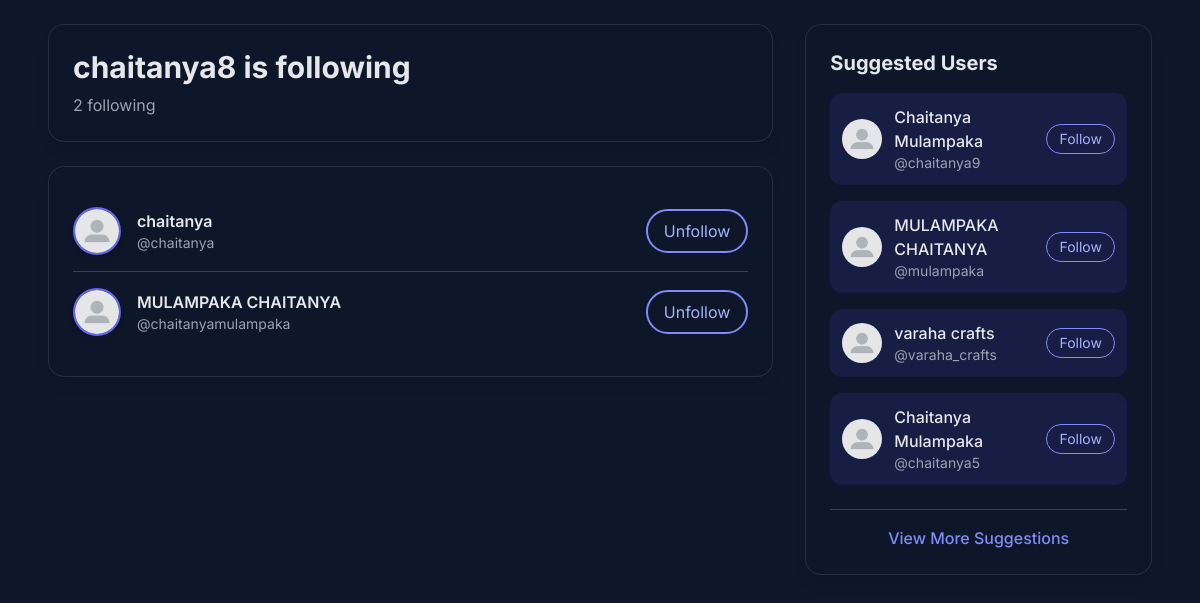
Screenshot of /u/16/following/ (signed in) with the database file from the repository.
### app/models.py (models this page shows, shortened)
class Profile(models.Model):
    user = models.OneToOneField(User, on_delete=models.CASCADE)
    profile_image = models.ImageField(upload_to='profile_photos/', default='profile_photos/default.jpg')
    bio = models.TextField(blank=True)
    followers = models.ManyToManyField(User, related_name='following', blank=True)

### app/views.py (the view)
# urls.py: path('u/<int:user_id>/following/', views.following_list, name='following_list'),
@login_required
def following_list(request, user_id):
    target_user = get_object_or_404(User, id=user_id)
    target_profile, created = Profile.objects.get_or_create(user=target_user)
    if created:
        target_profile.save()
    following_profiles = target_user.following.select_related('user').all()
    current_user_following = request.user.following.all()
    suggested_users = User.objects.exclude(id=request.user.id).exclude(profile__in=current_user_following)[:5]
    context = {
        'target_user': target_user,
        'following_profiles': following_profiles,
        'suggested_users': suggested_users,
    }
    return render(request, 'following_list.html', context)

### app/templates/following_list.html (shortened to what this page needs)
<!DOCTYPE html>
<html lang="en">
<head>
    <script src="https://cdn.tailwindcss.com"></script>
</head>
<body class="min-h-screen" style="background-color: #0f172a; color: #e2e8f0;">
    <div class="max-w-6xl mx-auto p-6">
        <div class="grid grid-cols-1 lg:grid-cols-3 gap-8">
            <div class="lg:col-span-2">
                <div class="glassmorphism rounded-2xl shadow-lg p-6 mb-6">
                    <h1 class="text-3xl font-bold text-gray-200 mb-2">{{ target_user.username }} is following</h1>
                    <p class="text-gray-400">{{ following_profiles.count }} following</p>
                </div>
                <div class="glassmorphism rounded-2xl shadow-lg p-6">
                    {% for profile in following_profiles %}
                    <div class="py-4 flex items-center justify-between border-b border-gray-700 last:border-b-0">
                        <div class="flex items-center gap-4">
                            <img src="{{ profile.user.profile.profile_image.url }}" class="w-12 h-12 rounded-full object-cover border-2 border-indigo-500 shadow-md" alt="{{ profile.user.username }} avatar" />
                            <div>
                                <div class="font-semibold text-gray-200">{{ profile.user.get_full_name|default:profile.user.username }}</div>
                                <div class="text-sm text-gray-400">@{{ profile.user.username }}</div>
                            </div>
                        </div>
                        {% if request.user != profile.user %}
                        <a href="{% url 'follow_toggle' profile.user.id %}" class="px-4 py-2 rounded-full border-2 text-indigo-300 border-indigo-400 hover:bg-indigo-900/30 hover:border-indigo-300 transition-all">
                            {% if request.user in profile.followers.all %}Unfollow{% else %}Follow{% endif %}
                        </a>
                        {% endif %}
                    </div>
                    {% empty %}
                    <div class="py-12 text-center text-gray-400">
                        <div class="text-6xl mb-4">👀</div>
                        <div class="text-xl font-medium">Not following anyone yet</div>
                        <div class="text-sm mt-2">When {{ target_user.username }} follows people, they'll appear here</div>
                    </div>
                    {% endfor %}
                </div>
            </div>
            <div class="lg:col-span-1">
                <div class="glassmorphism rounded-2xl shadow-lg p-6 sticky top-6">
                    <h2 class="text-xl font-bold text-gray-200 mb-4">Suggested Users</h2>
                    <div class="space-y-4">
                        {% for user in suggested_users %}
                        <div class="flex items-center justify-between p-3 rounded-xl bg-indigo-900/30 hover:bg-indigo-900/50 transition-all">
                            <div class="flex items-center gap-3">
                                <img src="{{ user.profile.profile_image.url }}" class="w-10 h-10 rounded-full object-cover" alt="{{ user.username }} avatar" />
                                <div>
                                    <div class="font-medium text-gray-200">{{ user.get_full_name|default:user.username }}</div>
                                    <div class="text-sm text-gray-400">@{{ user.username }}</div>
                                </div>
                            </div>
                            <a href="{% url 'follow_toggle' user.id %}" class="px-3 py-1 rounded-full text-sm border border-indigo-400 text-indigo-300 hover:bg-indigo-900/50 transition-all">
                                Follow
                            </a>
                        </div>
                        {% empty %}
                        <div class="text-center text-gray-400 py-4">
                            <div class="text-2xl mb-2">✨</div>
                            <div class="text-sm">No suggestions available</div>
                        </div>
                        {% endfor %}
                    </div>
                    <div class="mt-6 pt-4 border-t border-gray-700">
                        <a href="{% url 'user_suggestions' %}" class="block text-center text-indigo-400 hover:text-indigo-300 font-medium">
                            View More Suggestions
                        </a>
                    </div>
                </div>
            </div>
        </div>
    </div>
</body>
</html>

### app/templates/following_list.html (style rules this page uses)
body { font-family: 'Inter', sans-serif; }
.glassmorphism { background: rgba(15, 23, 42, 0.7); backdrop-filter: blur(10px); -webkit-backdrop-filter: blur(10px); border: 1px solid rgba(255, 255, 255, 0.1); }

### rows the page displays
Profile: user.profile.profile_image (placeholder picture), user.get_full_name "chaitanya", user.username "chaitanya", shows "Unfollow"
Profile: user.profile.profile_image (placeholder picture), user.get_full_name "MULAMPAKA CHAITANYA", user.username "chaitanyamulampaka", shows "Unfollow"

### other values shown
{{ target_user.username }} "chaitanya8"
{{ following_profiles.count }} "2"
{{ user.get_full_name|default:user.username }} "Chaitanya Mulampaka"
{{ user.username }} "chaitanya9"
{{ user.get_full_name|default:user.username }} "MULAMPAKA CHAITANYA"
{{ user.username }} "mulampaka"
{{ user.get_full_name|default:user.username }} "varaha crafts"
{{ user.username }} "varaha_crafts"
{{ user.username }} "chaitanya5"
